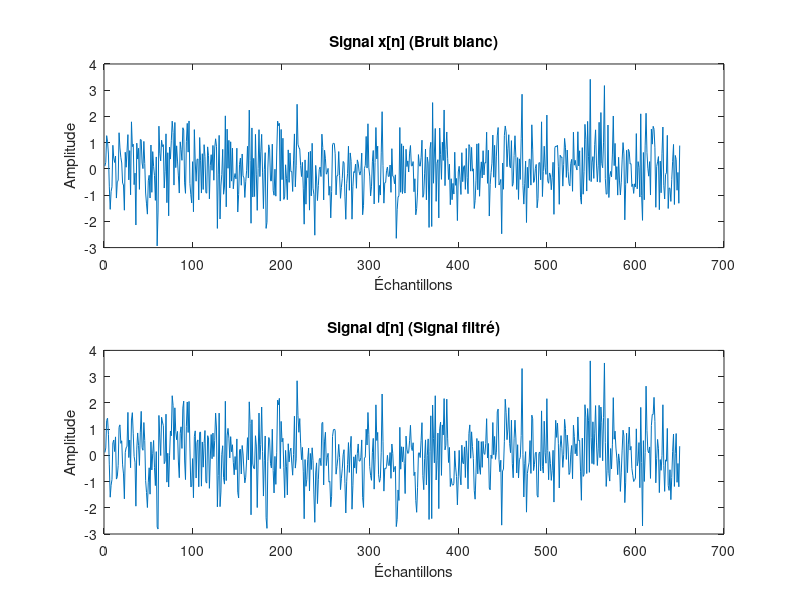

The MATLAB script that drew this image: (Note: this script raises an error after producing the figure.)
%TP2 Signal avancé SIA | DU | LAROYE
%%
close all ;
clear;
clc ;
format short g ;

%% I) Implémentation de l'algorithme LMS
% Q2
N = 650;  % Longueur du signal
h = [1 0.3 -0.1 0.2]';  % Réponse impulsionnelle du filtre h

% Signal x[n] (bruit blanc)
x = randn(N, 1);

% Signal d[n] en filtrant x[n] par le filtre h
d = filter(h, 1, x);

% Affichage des premiers échantillons de x et d
figure;
subplot(2, 1, 1);
plot(x);
title('Signal x[n] (Bruit blanc)');
xlabel('Échantillons');
ylabel('Amplitude');

subplot(2, 1, 2);
plot(d);
title('Signal d[n] (Signal filtré)');
xlabel('Échantillons');
ylabel('Amplitude');

%% Q3

% Check LMS algorithm function section at the end of the script

%% Q4
% Parameters
P = 40;    % Ordre du filtre
mu = 0.01; % écart-type

[w, y, e] = algolms(x, d, P, mu);

% Abscisse
n = 1:N;  

figure;
plot(n, d, 'b', 'DisplayName', 'Signal désiré d[n]'); hold on;
plot(n, y, 'r', 'DisplayName', 'Signal estimé y[n]');
plot(n, e, 'g', 'DisplayName', 'Erreur e[n]');
legend show;
xlabel('Temps (n)');
ylabel('Amplitude');
title('Comparaison du signal désiré, du signal estimé et de l erreur');
hold off;

%% Q4.3

[w, y, e, w_hist] = algolms(x, d, P, mu);

% Abscisse
n = 1:N;

figure;
for i = 1:4
    subplot(4,1,i);
    plot(n, w_hist(i, :), 'r', 'DisplayName', ['Coefficient estimé w' num2str(i)]); hold on;
    yline(h(i), 'b--', 'DisplayName', ['Vrai coefficient h' num2str(i)]);
    legend show;
    xlabel('Temps (n)');
    ylabel(['w' num2str(i)]);
    title(['Coefficient w' num2str(i) ' estimé vs h' num2str(i)]);
end

%% Q5 Test de l'ordre P

% Parameters
P_values = [5, 10, 20];  % Valeurs de P (ordre du filtre)
noise_level = 0.01;  % Niveau de bruit ajouté au signal désiré

% Test pour les différentes valeurs de P
for P = P_values
    % Générer le filtre FIR de fréquence 0.5 et d'ordre P
    h = fir1(P-1, 0.5);  % Filtre FIR ordre P, fréquence 0.5
    
    d_clean = filter(h, 1, x);  % Signal désiré sans bruit
    d = d_clean + noise_level * randn(N, 1);  % Ajout du bruit
    
    % Algorithme LMS
    [w, y, e, w_hist] = algolms(x, d, P, mu);
    
    % Plot pour chaque P
    figure;
    subplot(2, 1, 1);
    plot(1:N, d, 'b', 'DisplayName', 'Signal désiré d[n]'); hold on;
    plot(1:N, y, 'r', 'DisplayName', 'Signal estimé y[n]');
    xlabel('Temps (n)');
    ylabel('Amplitude');
    title(['Effet de P = ' num2str(P) ' sur le signal désiré vs estimé']);
    legend show;
    
    subplot(2, 1, 2);
    plot(1:N, e, 'g', 'DisplayName', 'Erreur e[n]');
    xlabel('Temps (n)');
    ylabel('Amplitude');
    title(['Effet de P = ' num2str(P) ' sur l''erreur e[n]']);
    legend show;
end

%% Q5 Test de l'écart type mu

% Script pour tester l'effet de mu sur l'algorithme LMS

% Parameters
P = 10;            % P = 10 fixé
mu_values = [0.01, 0.1, 0.5];  % Valeurs de mu à tester
noise_level = 0.01; % Ajout du bruit

% Générer le filtre FIR de fréquence 0.5 et d'ordre P
h = fir1(P-1, 0.5);

% Générer le signal désiré d en filtrant x avec h et ajouter du bruit
d_clean = filter(h, 1, x);  % Signal désiré sans bruit
d = d_clean + noise_level * randn(N, 1);  % Ajout du bruit

% Boucle sur les différentes valeurs de mu
for mu = mu_values

    [w, y, e, w_hist] = algolms(x, d, P, mu);
    
    % Plot
    figure;
    subplot(2, 1, 1);
    plot(1:N, d, 'b', 'DisplayName', 'Signal désiré d[n]'); hold on;
    plot(1:N, y, 'r', 'DisplayName', 'Signal estimé y[n]');
    xlabel('Temps (n)');
    ylabel('Amplitude');
    title(['Effet de \mu = ' num2str(mu) ' sur le signal désiré vs estimé']);
    legend show;
    
    subplot(2, 1, 2);
    plot(1:N, e, 'g', 'DisplayName', 'Erreur e[n]');
    xlabel('Temps (n)');
    ylabel('Amplitude');
    title(['Effet de \mu = ' num2str(mu) ' sur l''erreur e[n]']);
    legend show;
end


%% II) Application

%% 1) Signal audio avec une voix

% Charger le signal audio dans le fichier Voix1.wav
[x, fs] = audioread('Voix1.wav'); % Lire le signal audio

% Écouter le signal audio
%sound(x, fs);

% Charger Rep.dat
Rep_struct = load('Rep.dat', '-mat');
Rep = Rep_struct.RI;

% Afficher la réponse impulsionnelle
figure;
plot(Rep);
title('Réponse impulsionnelle de la chambre');
xlabel('Échantillons');
ylabel('Amplitude');

%%
% Filtrer le signal audio avec la réponse impulsionnelle (convolution)
y_filtered = conv(x, Rep);

% Écouter le signal filtré (avec écho)
%sound(y_filtered, fs);

% Tracer le signal audio filtré
figure;
subplot(2, 1, 1);
plot(x);
title('Signal original Voix1.wav');
xlabel('Échantillons');
ylabel('Amplitude');

subplot(2, 1, 2);
plot(y_filtered);
title('Signal filtré avec réponse impulsionnelle (avec écho)');
xlabel('Échantillons');
ylabel('Amplitude');

%%
% Ajouter un bruit blanc
noise_level = 0.01; % Niveau de bruit ajustable
y_noisy = y_filtered + noise_level * randn(size(y_filtered));

% Écouter le signal filtré plus bruit
%sound(y_noisy, fs);

% Plot signal filtré avec bruit
figure;
subplot(2, 1, 1);
plot(y_filtered);
title('Signal filtré avec écho (sans bruit)');
xlabel('Échantillons');
ylabel('Amplitude');

subplot(2, 1, 2);
plot(y_noisy);
title('Signal filtré avec écho + bruit blanc');
xlabel('Échantillons');
ylabel('Amplitude');


%%
% Parameters
P = 10;    % Ordre du filtre
mu = 0.2;  % Facteur d'apprentissage

[w, y_lms, e] = algolms(x, y_noisy, P, mu);

% Plot
n = P:length(x);  % On commence à partir de l'indice P pour correspondre à la taille de y_lms et e
figure;
subplot(3, 1, 1);
plot(n, y_noisy(n), 'b', 'DisplayName', 'Signal filtré avec bruit');
title('Signal filtré avec écho et bruit blanc');
xlabel('Temps (n)');
ylabel('Amplitude');

subplot(3, 1, 2);
plot(n, y_lms(n), 'r', 'DisplayName', 'Signal estimé après LMS');
title('Signal estimé après LMS (annulation d''écho)');
xlabel('Temps (n)');
ylabel('Amplitude');

subplot(3, 1, 3);
plot(n, e(n), 'g', 'DisplayName', 'Erreur de filtrage');
title('Erreur après annulation d''écho');
xlabel('Temps (n)');
ylabel('Amplitude');

% Signal après annulation de l'écho
sound(y_lms, fs);

%% 2) Signal audio avec deux voix

% Charger les audios
[farspeech, fs] = audioread('s1.wav'); % Lire le signal audio
[nearspeech, fs] = audioread('s2.wav'); % Lire le signal audio

% Écouter les signaux audios
%sound(farspeech, fs);
%sound(nearspeech, fs);

% Filtrer le signal audio éloigné avec la réponse impulsionnelle (convolution)
farspeech_filtered = conv(farspeech, Rep, 'same');

% Écouter le signal filtré (avec écho)
%sound(farspeech_filtered, fs);

% Créer le dialogue entre le signal éloigné filtré et le signal proche, et écouter le dialogue.
dialogue = farspeech_filtered + nearspeech;

% Écouter le dialogue combiné
%sound(dialogue, fs);

% Paramètres de l'algorithme LMS
P = 20;    % Ordre du filtre (peut être ajusté)
mu = 0.1; % Facteur d'apprentissage (peut être ajusté)

% Appliquer l'algorithme LMS pour annuler l'écho
[w, dialogue_lms, e] = algolms(nearspeech, farspeech_filtered, P, mu);

% Écouter le signal après l'annulation de l'écho
sound(dialogue_lms, fs);
pause(length(dialogue_lms)/fs); % Pause pour écouter le signal traité


%% LMS Algorithm function

function [w, y, e, w_hist] = algolms(x, d, P, mu)
    % Input
    % x: signal d'entrée
    % d: signal de sortie désiré
    % P: ordre du filtre
    % mu: écart-type
    
    N = length(x);
    w = zeros(P, 1); 
    y = zeros(N, 1); 
    e = zeros(N, 1);
    w_hist = zeros(P, N);
    
    % Récurrence pour chaque échantillon
    for n = P:N
        % Prendre les P échantillons les plus récents de x
        x_n = x(n:-1:n-P+1);  % Vecteur de longueur P (fenêtre glissante)
        
        % sortie estimée y[n] = w^T * x_n
        y(n) = w' * x_n;
        
        % erreur e[n] = d[n] - y[n]
        e(n) = d(n) - y(n);
        
        % Update des coefficients du filtre w
        w = w + mu * e(n) * x_n;

        % coeff de l'algo
        w_hist(:, n) = w;
    end
end